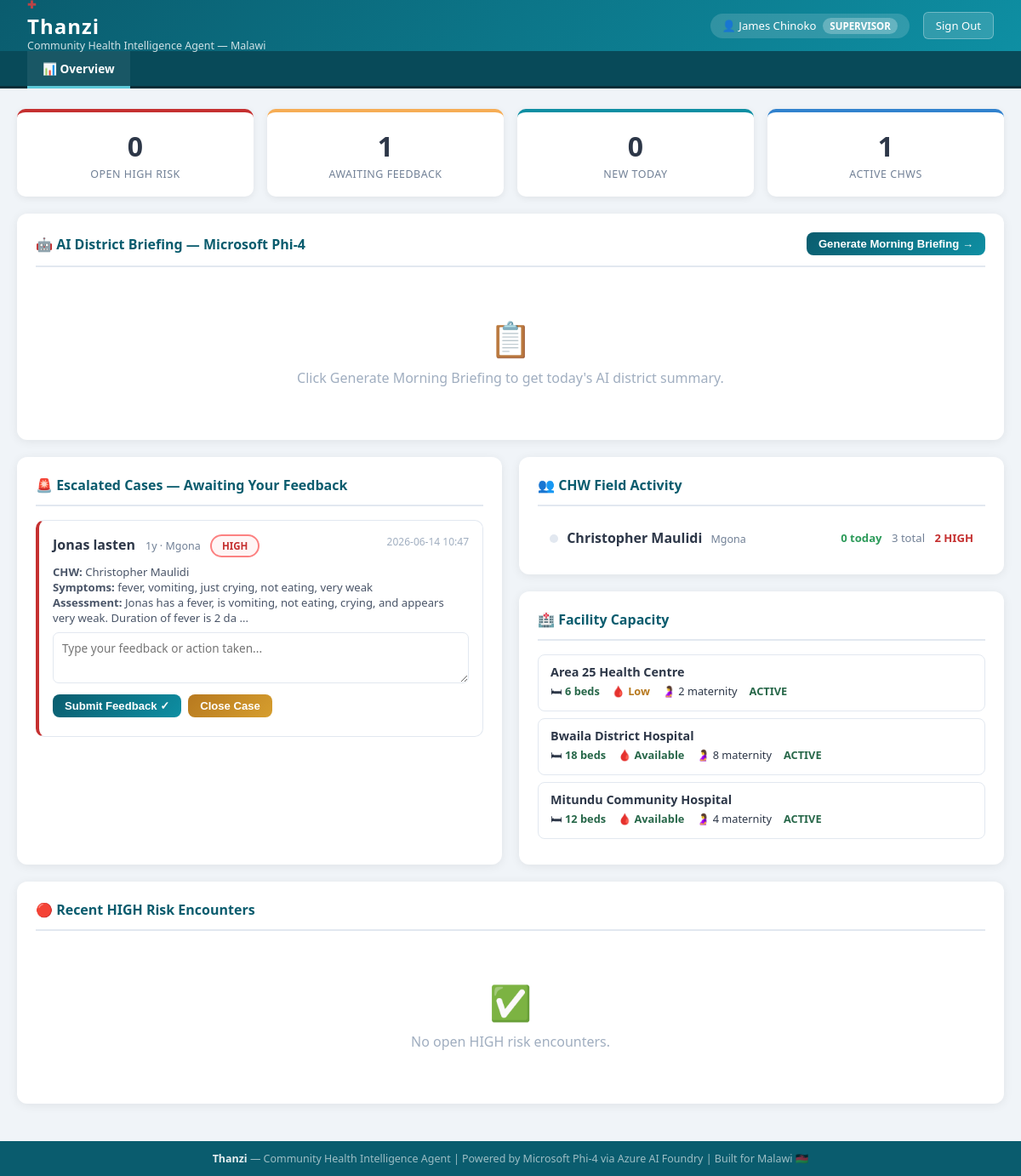
The app's page /supervisor/ (signed in), older data.
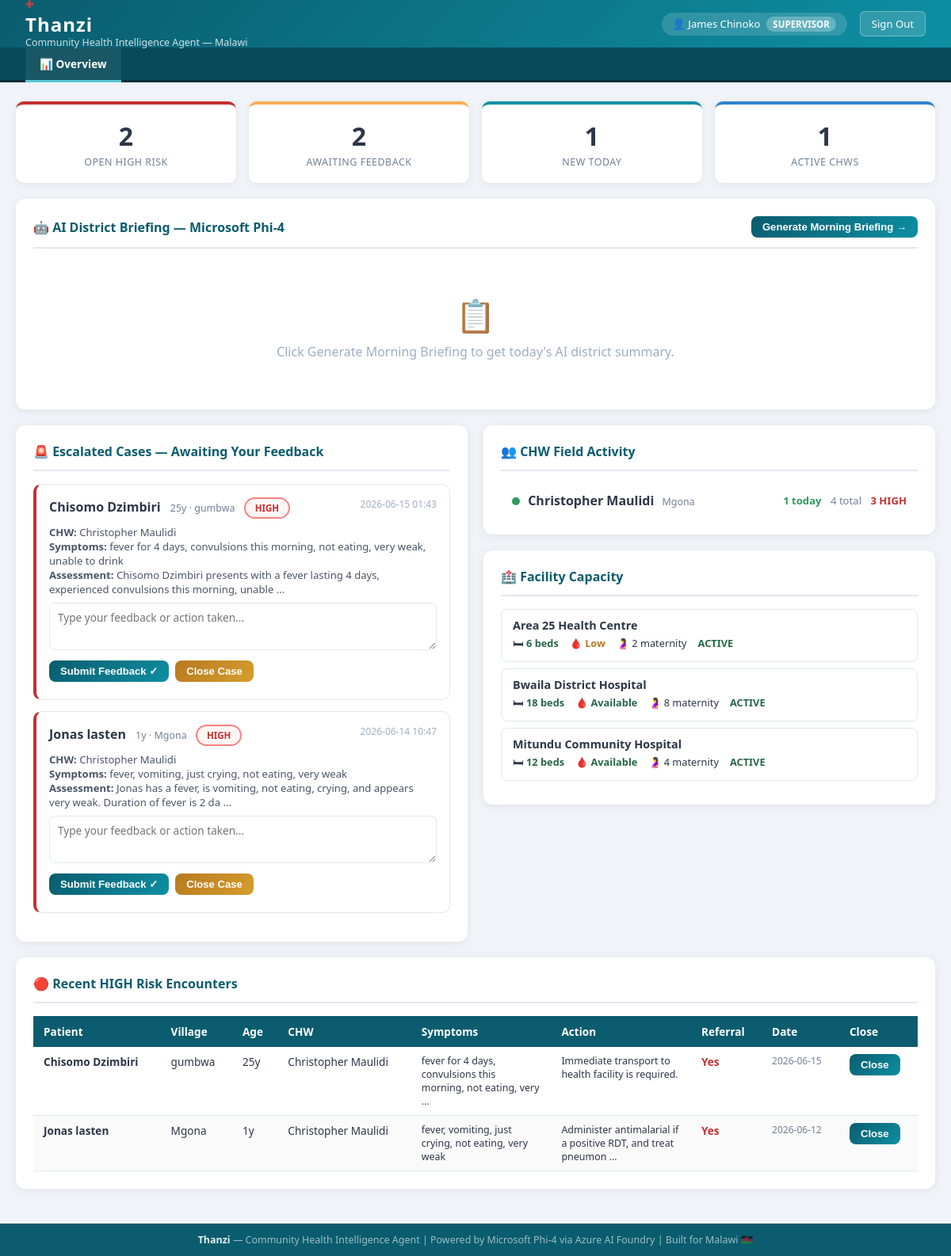
The same page, newer data.
### tables this page shows
CREATE TABLE encounters (
                id                      INTEGER PRIMARY KEY AUTOINCREMENT,
                patient_id              TEXT    NOT NULL
                                        REFERENCES patients(national_id)
                                        ON UPDATE CASCADE ON DELETE CASCADE,
                chw_id                  INTEGER NOT NULL
                                        REFERENCES users(id)
                                        ON UPDATE CASCADE ON DELETE CASCADE,
                timestamp               TEXT    NOT NULL DEFAULT (datetime('now')),
                symptoms_original       TEXT    NOT NULL DEFAULT '',
                symptoms_english        TEXT    NOT NULL DEFAULT '',
                detected_language       TEXT    NOT NULL DEFAULT 'Unknown',
                risk_level              TEXT    NOT NULL DEFAULT 'LOW'
                                        CHECK(risk_level IN ('LOW', 'MEDIUM', 'HIGH')),
                iccm_protocol_applied   TEXT    NOT NULL DEFAULT '',
                assessment_notes        TEXT    NOT NULL DEFAULT '',
                recommended_action      TEXT    NOT NULL DEFAULT '',
                reasoning               TEXT    NOT NULL DEFAULT '',
                referral_needed         INTEGER NOT NULL DEFAULT 0,
                escalated_to_supervisor INTEGER NOT NULL DEFAULT 0,
                supervisor_id           INTEGER REFERENCES users(id)
                                        ON UPDATE CASCADE ON DELETE SET NULL,
                supervisor_feedback     TEXT    NOT NULL DEFAULT '',
                escalated_to_dho        INTEGER NOT NULL DEFAULT 0,
                dho_id                  INTEGER REFERENCES users(id)
                                        ON UPDATE CASCADE ON DELETE SET NULL,
                target_facility_id      INTEGER REFERENCES facilities(id)
                                        ON UPDATE CASCADE ON DELETE SET NULL,
                referral_urgency        TEXT    NOT NULL DEFAULT ''
                                        CHECK(referral_urgency IN ('', 'ROUTINE', 'URGENT', 'EMERGENCY')),
                chichewa_family_message TEXT    NOT NULL DEFAULT '',
                follow_up_days          INTEGER NOT NULL DEFAULT 3,
                record_closed           INTEGER NOT NULL DEFAULT 0
            , outcome TEXT NOT NULL DEFAULT 'ONGOING');

CREATE TABLE patients (
                national_id             TEXT    PRIMARY KEY,
                name                    TEXT    NOT NULL,
                age_months              INTEGER NOT NULL DEFAULT 0,
                gender                  TEXT    NOT NULL DEFAULT 'Unknown'
                                        CHECK(gender IN ('Male', 'Female', 'Unknown')),
                village                 TEXT    NOT NULL DEFAULT '',
                registered_by_chw_id    INTEGER REFERENCES users(id)
                                        ON UPDATE CASCADE ON DELETE SET NULL,
                created_at              TEXT    NOT NULL DEFAULT (datetime('now')),
                last_updated_at         TEXT    NOT NULL DEFAULT (datetime('now'))
            );

CREATE TABLE users (
                id              INTEGER PRIMARY KEY AUTOINCREMENT,
                username        TEXT    NOT NULL UNIQUE,
                password_hash   TEXT    NOT NULL,
                full_name       TEXT    NOT NULL,
                role            TEXT    NOT NULL
                                CHECK(role IN ('ADMIN', 'CHW', 'SUPERVISOR', 'DHO')),
                catchment_area  TEXT    NOT NULL DEFAULT '',
                facility_id     INTEGER REFERENCES facilities(id)
                                ON UPDATE CASCADE ON DELETE SET NULL,
                status          TEXT    NOT NULL DEFAULT 'ACTIVE'
                                CHECK(status IN ('ACTIVE', 'SUSPENDED', 'INACTIVE')),
                created_at      TEXT    NOT NULL DEFAULT (datetime('now'))
            );

CREATE TABLE facilities (
                id                  INTEGER PRIMARY KEY AUTOINCREMENT,
                name                TEXT    NOT NULL UNIQUE,
                location            TEXT    NOT NULL,
                available_services  TEXT    NOT NULL DEFAULT '',
                tier                TEXT    NOT NULL DEFAULT 'District Hospital'
                                    CHECK(tier IN ('Village Clinic', 'Community Health Centre', 'District Hospital', 'Central Hospital')),
                status              TEXT    NOT NULL DEFAULT 'ACTIVE'
                                    CHECK(status IN ('ACTIVE', 'INACTIVE', 'FULL')),
                beds_available      INTEGER NOT NULL DEFAULT 0,
                blood_stock         TEXT    NOT NULL DEFAULT 'Available'
                                    CHECK(blood_stock IN ('Available', 'Low', 'Empty')),
                maternity_beds      INTEGER NOT NULL DEFAULT 0,
                malnutrition_ward   INTEGER NOT NULL DEFAULT 0,
                distance_km         REAL    NOT NULL DEFAULT 0,
                created_at          TEXT    NOT NULL DEFAULT (datetime('now'))
            );

### routes/supervisor.py (the view)
@supervisor_bp.route('/')
@role_required('SUPERVISOR')
def dashboard():
    today = date.today().isoformat()
    with get_db() as conn:
        total_patients = conn.execute(
            "SELECT COUNT(*) FROM patients"
        ).fetchone()[0]
        total_encounters = conn.execute(
            "SELECT COUNT(*) FROM encounters"
        ).fetchone()[0]
        high_risk = conn.execute(
            "SELECT COUNT(*) FROM encounters WHERE risk_level = 'HIGH' AND record_closed = 0"
        ).fetchone()[0]
        new_today = conn.execute(
            "SELECT COUNT(*) FROM encounters WHERE DATE(timestamp) = ?", (today,)
        ).fetchone()[0]
        escalated_pending = conn.execute(
            "SELECT COUNT(*) FROM encounters WHERE escalated_to_supervisor = 1 AND supervisor_feedback = ''"
        ).fetchone()[0]
        active_chws = conn.execute(
            "SELECT COUNT(*) FROM users WHERE role = 'CHW' AND status = 'ACTIVE'"
        ).fetchone()[0]
        facilities = conn.execute(
            "SELECT * FROM facilities ORDER BY name"
        ).fetchall()
        escalated_cases = conn.execute("""
            SELECT e.id, p.name as patient_name, p.village, p.age_months,
                   e.risk_level, e.timestamp, e.symptoms_english,
                   e.assessment_notes, e.recommended_action,
                   e.supervisor_feedback, e.referral_urgency,
                   u.full_name as chw_name, f.name as facility_name
            FROM encounters e
            JOIN patients p ON e.patient_id = p.national_id
            JOIN users u ON e.chw_id = u.id
            LEFT JOIN facilities f ON e.target_facility_id = f.id
            WHERE e.escalated_to_supervisor = 1
            AND e.supervisor_feedback = ''
            ORDER BY e.timestamp DESC
            LIMIT 20
        """).fetchall()
        recent_high_risk = conn.execute("""
            SELECT e.id, p.name as patient_name, p.village, p.age_months,
                   e.risk_level, e.timestamp, e.symptoms_english,
                   e.recommended_action, e.referral_needed,
                   u.full_name as chw_name, f.name as facility_name
            FROM encounters e
            JOIN patients p ON e.patient_id = p.national_id
            JOIN users u ON e.chw_id = u.id
            LEFT JOIN facilities f ON e.target_facility_id = f.id
            WHERE e.risk_level = 'HIGH' AND e.record_closed = 0
            ORDER BY e.timestamp DESC
            LIMIT 15
        """).fetchall()
        chw_activity = conn.execute("""
            SELECT u.id, u.full_name, u.catchment_area,
                   COUNT(e.id) as total_encounters,
                   SUM(CASE WHEN DATE(e.timestamp) = ? THEN 1 ELSE 0 END) as today_encounters,
                   SUM(CASE WHEN e.risk_level = 'HIGH' THEN 1 ELSE 0 END) as high_risk_count
            FROM users u
            LEFT JOIN encounters e ON u.id = e.chw_id
            WHERE u.role = 'CHW' AND u.status = 'ACTIVE'
            GROUP BY u.id
            ORDER BY today_encounters DESC
        """, (today,)).fetchall()
    stats = {
        'total_patients': total_patients,
        'total_encounters': total_encounters,
        'high_risk': high_risk,
        'new_today': new_today,
        'escalated_pending': escalated_pending,
        'active_chws': active_chws,
    }
    return render_template('dashboard_supervisor.html',
        stats=stats,
        facilities=facilities,
        escalated_cases=escalated_cases,
        recent_high_risk=recent_high_risk,
        chw_activity=chw_activity
    )

### database.py (called while the page is built)
@contextmanager
def get_db():
    conn = sqlite3.connect(Config.DATABASE_PATH)
    conn.row_factory = sqlite3.Row
    conn.execute("PRAGMA foreign_keys = ON")
    conn.execute("PRAGMA journal_mode = WAL")
    try:
        yield conn
        conn.commit()
    except Exception:
        conn.rollback()
        raise
    finally:
        conn.close()

### templates/dashboard_supervisor.html (shortened to what the changed rows need)
{% extends 'base.html' %}
{% block content %}
<div class="grid-4" style="margin-bottom:20px;">
  <div class="stat-box red">
    <div class="stat-num">{{ stats.high_risk }}</div>
    <div class="stat-lbl">Open HIGH Risk</div>
  </div>
  <div class="stat-box amber">
    <div class="stat-num">{{ stats.escalated_pending }}</div>
    <div class="stat-lbl">Awaiting Feedback</div>
  </div>
  <div class="stat-box">
    <div class="stat-num">{{ stats.new_today }}</div>
    <div class="stat-lbl">New Today</div>
  </div>
</div>
<div class="grid-2">
<div class="card">
  {% if escalated_cases %}
    {% for e in escalated_cases %}
    <div class="case-card {{ e.risk_level | lower }}">
      <div style="display:flex;justify-content:space-between;align-items:flex-start;
                  flex-wrap:wrap;gap:6px;">
        <div>
          <strong>{{ e.patient_name }}</strong>
          <span style="font-size:0.78rem;color:#718096;margin-left:8px;">
            {{ (e.age_months // 12) }}y · {{ e.village }}
          </span>
          <span class="risk-badge risk-{{ e.risk_level }}"
                style="margin-left:8px;font-size:0.72rem;">
            {{ e.risk_level }}
          </span>
        </div>
        <span style="font-size:0.75rem;color:#a0aec0;">
          {{ e.timestamp[:16] }}
        </span>
      </div>
      <div style="font-size:0.82rem;color:#4a5568;margin-top:8px;">
        <strong>CHW:</strong> {{ e.chw_name }}<br>
        <strong>Symptoms:</strong> {{ e.symptoms_english[:100] }}
        {% if e.symptoms_english|length > 100 %}...{% endif %}<br>
        <strong>Assessment:</strong> {{ e.assessment_notes[:100] }}
        {% if e.assessment_notes|length > 100 %}...{% endif %}<br>
      </div>
      <textarea class="feedback-box" id="feedback-{{ e.id }}"
                placeholder="Type your feedback or action taken..."></textarea>
      <div style="display:flex;gap:8px;margin-top:8px;">
        <button class="btn btn-primary btn-sm"
                onclick="submitFeedback({{ e.id }})">
          Submit Feedback ✓
        </button>
        <button class="btn btn-warning btn-sm"
                onclick="closeCase({{ e.id }})">
          Close Case
        </button>
      </div>
    </div>
    {% endfor %}
  {% else %}
    <div class="placeholder">
      <span class="placeholder-icon">✅</span>
      <p>No escalated cases awaiting feedback.</p>
    </div>
  {% endif %}
</div>
<div>
  <div class="card" style="margin-bottom:20px;">
    {% if chw_activity %}
      {% for c in chw_activity %}
      <div class="chw-row">
        <div>
          <span class="activity-dot
            {% if c.today_encounters > 0 %}active-dot{% else %}inactive-dot{% endif %}">
          </span>
          <strong>{{ c.full_name }}</strong>
          <span style="font-size:0.78rem;color:#718096;margin-left:6px;">
            {{ c.catchment_area or '—' }}
          </span>
        </div>
        <div style="text-align:right;font-size:0.82rem;">
          <span style="color:#2d9b5a;font-weight:700;">
            {{ c.today_encounters }} today
          </span>
          <span style="color:#718096;margin-left:8px;">
            {{ c.total_encounters }} total
          </span>
          {% if c.high_risk_count > 0 %}
          <span style="color:#c53030;margin-left:8px;font-weight:700;">
            {{ c.high_risk_count }} HIGH
          </span>
          {% endif %}
        </div>
      </div>
      {% endfor %}
    {% else %}
      <div class="placeholder">
        <span class="placeholder-icon">👥</span>
        <p>No CHWs registered yet.</p>
      </div>
    {% endif %}
  </div>
  <div class="card">
    {% for f in facilities %}
    <div style="border:1px solid #e2e8f0;border-radius:8px;
                padding:10px 14px;margin-bottom:8px;">
      <div style="font-weight:700;font-size:0.9rem;margin-bottom:4px;">
        {{ f.name }}
      </div>
      <div style="display:flex;gap:14px;font-size:0.8rem;flex-wrap:wrap;">
        <span>🛏
          <strong style="color:
            {% if f.beds_available == 0 %}#c53030
            {% elif f.beds_available < 5 %}#b7791f
            {% else %}#276749{% endif %};">
            {{ f.beds_available }} beds
          </strong>
        </span>
        <span>🩸
          <strong style="color:
            {% if f.blood_stock == 'Empty' %}#c53030
            {% elif f.blood_stock == 'Low' %}#b7791f
            {% else %}#276749{% endif %};">
            {{ f.blood_stock }}
          </strong>
        </span>
        <span>🤰 {{ f.maternity_beds }} maternity</span>
        <span style="color:
          {% if f.status == 'ACTIVE' %}#276749
          {% else %}#c53030{% endif %};font-weight:600;">
          {{ f.status }}
        </span>
      </div>
    </div>
    {% endfor %}
  </div>
</div>
</div>
<div class="card" style="margin-top:0;">
  {% if recent_high_risk %}
  <table class="data-table">
    <thead>
      <tr>
        <th>Patient</th><th>Village</th><th>Age</th>
        <th>CHW</th><th>Symptoms</th><th>Action</th>
        <th>Referral</th><th>Date</th><th>Close</th>
      </tr>
    </thead>
    <tbody>
      {% for e in recent_high_risk %}
      <tr>
        <td><strong>{{ e.patient_name }}</strong></td>
        <td>{{ e.village }}</td>
        <td>{{ e.age_months // 12 }}y</td>
        <td>{{ e.chw_name }}</td>
        <td style="font-size:0.78rem;max-width:160px;">
          {{ e.symptoms_english[:60] }}
          {% if e.symptoms_english|length > 60 %}...{% endif %}
        </td>
        <td style="font-size:0.78rem;max-width:160px;">
          {{ e.recommended_action[:60] }}
          {% if e.recommended_action|length > 60 %}...{% endif %}
        </td>
        <td>
          {% if e.referral_needed %}
          <span style="color:#c53030;font-weight:700;">
            Yes{% if e.facility_name %} → {{ e.facility_name[:15] }}{% endif %}
          </span>
          {% else %}No{% endif %}
        </td>
        <td style="font-size:0.75rem;color:#718096;">
          {{ e.timestamp[:10] }}
        </td>
        <td>
          <button class="btn btn-sm btn-primary"
                  onclick="closeCase({{ e.id }})">
            Close
          </button>
        </td>
      </tr>
      {% endfor %}
    </tbody>
  </table>
  {% else %}
  <div class="placeholder">
    <span class="placeholder-icon">✅</span>
    <p>No open HIGH risk encounters.</p>
  </div>
  {% endif %}
</div>
{% endblock %}

Row changes from the older to the newer data that the page shows:
added encounters: patient_name "Chisomo Dzimbiri", village "gumbwa", risk_level "HIGH", timestamp "2026-06-15 01:43", chw_name "Christopher Maulidi", symptoms_english "fever for 4 days, convulsions this morning, not eating, very weak, unable to drink", assessment_notes "Chisomo Dzimbiri presents with a fever lasting 4 days, experienced convulsions this morning, unable", id "Type your feedback or action taken...", age_months "25", symptoms_english "fever for 4 days, convulsions this morning, not eating, very", recommended_action "Immediate transport to health facility is required.", referral_needed "Yes", timestamp "2026-06-15"
now on this page (row edited): patients: age_months "25"
computed for users "Christopher Maulidi": today_encounters "0" → "1"; total_encounters "3" → "4"; high_risk_count "2" → "3"
now on this page (row edited): encounters: patient_name "Jonas lasten", village "Mgona", age_months "1", chw_name "Christopher Maulidi", symptoms_english "fever, vomiting, just crying, not eating, very weak", recommended_action "Administer antimalarial if a positive RDT, and treat pneumon", referral_needed "Yes", timestamp "2026-06-12"
Text that changed along with them:
{{ stats.high_risk }}: "0" → "2"
{{ stats.escalated_pending }}: "1" → "2"
{{ stats.new_today }}: "0" → "1"
text no longer shown: "✅ No open HIGH risk encounters."
text now shown: "Patient Village Age CHW Symptoms Action Referral Date Close"
